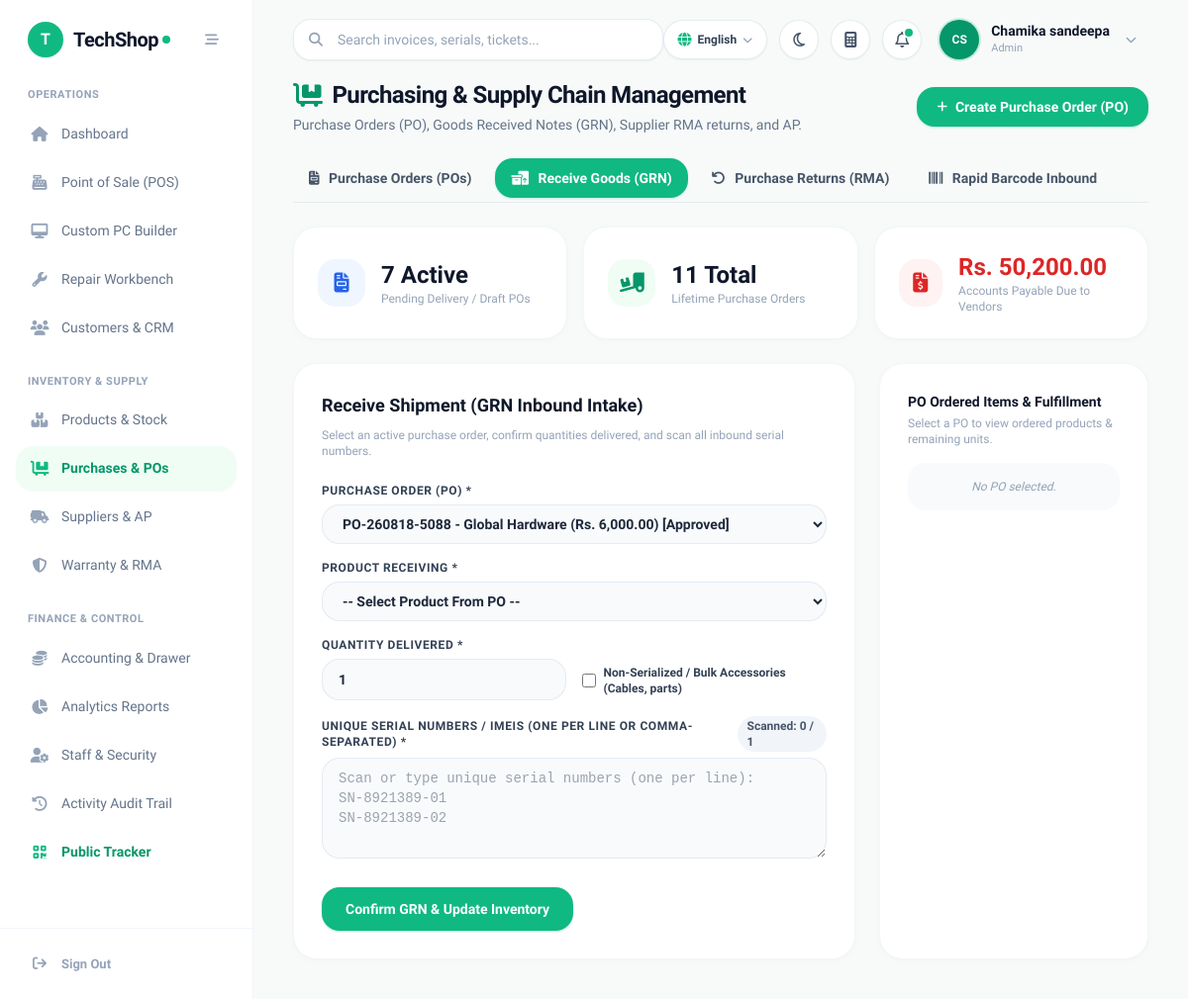
The app's page /pages/purchases.php?tab=grn&po_id=14 (signed in) with its own data.
### tables this page shows
CREATE TABLE IF NOT EXISTS `settings` (
  `setting_key` varchar(50) NOT NULL,
  `setting_value` text,
  `created_at` timestamp NULL DEFAULT CURRENT_TIMESTAMP,
  `updated_at` timestamp NULL DEFAULT CURRENT_TIMESTAMP ON UPDATE CURRENT_TIMESTAMP,
  PRIMARY KEY (`setting_key`)
);

CREATE TABLE IF NOT EXISTS `users` (
  `id` bigint unsigned NOT NULL AUTO_INCREMENT,
  `name` varchar(255) NOT NULL,
  `email` varchar(255) NOT NULL,
  `password` varchar(255) NOT NULL,
  `role` varchar(50) NOT NULL DEFAULT 'Cashier',
  `status` tinyint(1) NOT NULL DEFAULT '1',
  `created_at` timestamp NULL DEFAULT CURRENT_TIMESTAMP,
  `updated_at` timestamp NULL DEFAULT CURRENT_TIMESTAMP ON UPDATE CURRENT_TIMESTAMP,
  `phone` varchar(30) DEFAULT NULL,
  `branch_id` int unsigned NOT NULL DEFAULT '1',
  PRIMARY KEY (`id`),
  UNIQUE KEY `email` (`email`)
);

### pages/purchases.php (the view, shortened to what the rows shown need)
<?php
require_once '../includes/db.php';
require_once '../includes/auth.php';
enforce_page_access('purchases.php');
require_once '../includes/header.php';
$tab = $_GET['tab'] ?? 'pos';
$total_ap_due = 0.0;
if ($pdo) {
    try {
        $stmt_ap = $pdo->query("SELECT COALESCE(SUM(balance_due), 0) FROM suppliers");
        $total_ap_due = (float)$stmt_ap->fetchColumn();
        try {
            $stmt_curr = $pdo->query("SELECT setting_value FROM settings WHERE setting_key = 'currency_symbol' LIMIT 1");
            $curr_val = $stmt_curr->fetchColumn();
            if ($curr_val !== false && $curr_val !== '') {
                $currency_symbol = $curr_val;
            }
        } catch (Exception $e_curr) {}
    } catch (Exception $e) {}
}
?>
<div class="space-y-6 max-w-7xl mx-auto">
    <div class="flex flex-col sm:flex-row sm:items-center justify-between gap-4">
        <div>
            <h1 class="text-2xl font-bold text-slate-900 tracking-tight flex items-center gap-2.5">
                <i class="fa-solid fa-cart-flatbed text-emerald-600"></i>
                <span>Purchasing & Supply Chain Management</span>
            </h1>
        </div>
    </div>
    <div class="grid grid-cols-1 sm:grid-cols-3 gap-4">
        <div class="bg-white rounded-3xl p-6 shadow-card border border-slate-100/90 flex items-center gap-4">
            <div>
                <h3 class="text-2xl font-extrabold text-red-600"><?php echo htmlspecialchars($currency_symbol); ?> <?php echo number_format($total_ap_due, 2); ?></h3>
                <p class="text-xs text-slate-400 font-medium">Accounts Payable Due to Vendors</p>
            </div>
        </div>
    </div>
    <?php if ($tab === 'grn'): ?>
    <div class="grid grid-cols-1 lg:grid-cols-3 gap-6">
        <div class="lg:col-span-2 bg-white rounded-3xl shadow-card border border-slate-100/90 p-6 sm:p-7">
            <h2 class="text-lg font-bold text-slate-900 mb-2">Receive Shipment (GRN Inbound Intake)</h2>
        </div>
    </div>
    <?php endif; ?>
</div>
<?php require_once '../includes/footer.php'; ?>

### includes/header.php (shortened to what the rows shown need)
<?php
require_once __DIR__ . '/auth.php';
require_once __DIR__ . '/lang.php';
$user = $_SESSION['user'];
$role = $user['role'] ?? 'Cashier';
        ?>
        <?php
function isActive($page) {
    $current = basename($_SERVER['PHP_SELF']);
    if ($current === $page || strpos($_SERVER['REQUEST_URI'], $page) !== false) {
        return 'bg-emerald-50 text-emerald-600 font-semibold shadow-sm shadow-emerald-500/5';
    }
    return 'text-slate-500 hover:text-slate-900 hover:bg-slate-50/80 font-medium';
}
function getIconColor($page) {
    $current = basename($_SERVER['PHP_SELF']);
    if ($current === $page || strpos($_SERVER['REQUEST_URI'], $page) !== false) {
        return 'text-emerald-500';
    }
    return 'text-slate-400 group-hover:text-slate-600';
}
$sys_name = 'TechShop';
$sys_logo = '';
if (isset($pdo) && $pdo) {
    try {
        $stmt_h = $pdo->query("SELECT setting_key, setting_value FROM settings WHERE setting_key IN ('system_name', 'shop_logo', 'currency_symbol', 'shop_currency', 'supported_currencies_json')");
        while ($row = $stmt_h->fetch()) {
            if ($row['setting_key'] === 'system_name' && !empty($row['setting_value'])) $sys_name = $row['setting_value'];
        }
    } catch (\Exception $e) {}
}
$user_name = $user['name'] ?? 'Staff User';
$user_role = $user['role'] ?? 'Cashier';
$name_parts = explode(' ', trim($user_name));
$initials = strtoupper(substr($name_parts[0] ?? 'U', 0, 1) . (isset($name_parts[1]) ? substr($name_parts[1], 0, 1) : ''));
?>
<!DOCTYPE html>
<html lang="en" class="h-full">
<head>
    <script src="https://cdn.tailwindcss.com"></script>
    <link rel="stylesheet" href="https://cdnjs.cloudflare.com/ajax/libs/font-awesome/6.5.1/css/all.min.css">
</head>
<body class="bg-[#F7FAF8] text-slate-800 font-sans flex h-screen overflow-hidden antialiased">
    <aside id="mainSidebar" class="w-64 bg-white border-r border-slate-100/90 flex flex-col fixed md:static inset-y-0 left-0 z-50 transform -translate-x-full md:translate-x-0 transition-transform duration-200 ease-in-out">
        <div class="h-20 flex items-center justify-between px-7">
            <a href="dashboard.php" class="flex items-center gap-2.5 group">
                <?php if ($sys_logo): ?>
                    <img src="../uploads/logo/<?php echo htmlspecialchars($sys_logo); ?>" alt="Logo" class="h-9 w-9 object-contain rounded-xl">
                <?php else: ?>
                    <div class="w-9 h-9 rounded-2xl bg-emerald-500 text-white flex items-center justify-center font-black text-base shadow-sm shadow-emerald-500/20">
                        <?php echo strtoupper(substr($sys_name, 0, 1)); ?>
                    </div>
                <?php endif; ?>
                <div class="flex items-center tracking-tight">
                    <span class="text-xl font-bold text-slate-900 tracking-tight"><?php echo htmlspecialchars($sys_name); ?></span>
                    <span class="w-2 h-2 rounded-full bg-emerald-500 ml-1 inline-block"></span>
                </div>
            </a>
        </div>
        <nav class="flex-1 overflow-y-auto px-4 py-2 space-y-6">
            <div>
                <p class="text-[11px] font-bold uppercase tracking-wider text-slate-400 px-3 mb-2"><?php echo __('nav_operations'); ?></p>
                <div class="space-y-1">
                    <a href="dashboard.php" class="sidebar-item flex items-center px-3.5 py-3 rounded-2xl group <?php echo isActive('dashboard.php'); ?>">
                        <i class="fa-solid fa-house w-5 text-center text-[15px] <?php echo getIconColor('dashboard.php'); ?>"></i>
                        <span class="ml-3 text-[14px]"><?php echo __('nav_dashboard'); ?></span>
                    </a>
                    <?php if (can_access_page('pos.php')): ?>
                    <a href="pos.php" class="sidebar-item flex items-center px-3.5 py-3 rounded-2xl group <?php echo isActive('pos.php'); ?>">
                        <i class="fa-solid fa-cash-register w-5 text-center text-[15px] <?php echo getIconColor('pos.php'); ?>"></i>
                        <span class="ml-3 text-[14px]"><?php echo __('nav_pos'); ?></span>
                    </a>
                    <a href="build_pc.php" class="sidebar-item flex items-center px-3.5 py-3 rounded-2xl group <?php echo isActive('build_pc.php'); ?>">
                        <i class="fa-solid fa-desktop w-5 text-center text-[15px] <?php echo getIconColor('build_pc.php'); ?>"></i>
                        <span class="ml-3 text-[14px]"><?php echo __('nav_pc_builder'); ?></span>
                    </a>
                    <?php endif; ?>
                    <?php if (can_access_page('repairs.php')): ?>
                    <a href="repairs.php" class="sidebar-item flex items-center px-3.5 py-3 rounded-2xl group <?php echo isActive('repairs.php'); ?>">
                        <i class="fa-solid fa-wrench w-5 text-center text-[15px] <?php echo getIconColor('repairs.php'); ?>"></i>
                        <span class="ml-3 text-[14px]"><?php echo __('nav_repairs'); ?></span>
                    </a>
                    <?php endif; ?>
                    <?php if (can_access_page('customers.php')): ?>
                    <a href="customers.php" class="sidebar-item flex items-center px-3.5 py-3 rounded-2xl group <?php echo isActive('customers.php'); ?>">
                        <i class="fa-solid fa-users w-5 text-center text-[15px] <?php echo getIconColor('customers.php'); ?>"></i>
                        <span class="ml-3 text-[14px]"><?php echo __('nav_customers'); ?></span>
                    </a>
                    <?php endif; ?>
                </div>
            </div>
            <div>
                <p class="text-[11px] font-bold uppercase tracking-wider text-slate-400 px-3 mb-2"><?php echo __('nav_inventory_supply'); ?></p>
                <div class="space-y-1">
                    <?php if (can_access_page('products.php')): ?>
                    <a href="products.php" class="sidebar-item flex items-center px-3.5 py-3 rounded-2xl group <?php echo isActive('products.php'); ?>">
                        <i class="fa-solid fa-boxes-stacked w-5 text-center text-[15px] <?php echo getIconColor('products.php'); ?>"></i>
                        <span class="ml-3 text-[14px]"><?php echo __('nav_products'); ?></span>
                    </a>
                    <?php endif; ?>
                    <?php if (can_access_page('purchases.php')): ?>
                    <a href="purchases.php" class="sidebar-item flex items-center px-3.5 py-3 rounded-2xl group <?php echo isActive('purchases.php'); ?>">
                        <i class="fa-solid fa-cart-flatbed w-5 text-center text-[15px] <?php echo getIconColor('purchases.php'); ?>"></i>
                        <span class="ml-3 text-[14px]"><?php echo __('nav_purchases'); ?></span>
                    </a>
                    <?php endif; ?>
                    <?php if (can_access_page('suppliers.php')): ?>
                    <a href="suppliers.php" class="sidebar-item flex items-center px-3.5 py-3 rounded-2xl group <?php echo isActive('suppliers.php'); ?>">
                        <i class="fa-solid fa-truck-field w-5 text-center text-[15px] <?php echo getIconColor('suppliers.php'); ?>"></i>
                        <span class="ml-3 text-[14px]"><?php echo __('nav_suppliers'); ?></span>
                    </a>
                    <?php endif; ?>
                    <?php if (can_access_page('warranty.php')): ?>
                    <a href="warranty.php" class="sidebar-item flex items-center px-3.5 py-3 rounded-2xl group <?php echo isActive('warranty.php'); ?>">
                        <i class="fa-solid fa-shield-halved w-5 text-center text-[15px] <?php echo getIconColor('warranty.php'); ?>"></i>
                        <span class="ml-3 text-[14px]"><?php echo __('nav_warranty'); ?></span>
                    </a>
                    <?php endif; ?>
                </div>
            </div>
            <div>
                <p class="text-[11px] font-bold uppercase tracking-wider text-slate-400 px-3 mb-2"><?php echo __('nav_finance_control'); ?></p>
                <div class="space-y-1">
                    <?php if (can_access_page('accounting.php')): ?>
                    <a href="accounting.php" class="sidebar-item flex items-center px-3.5 py-3 rounded-2xl group <?php echo isActive('accounting.php'); ?>">
                        <i class="fa-solid fa-coins w-5 text-center text-[15px] <?php echo getIconColor('accounting.php'); ?>"></i>
                        <span class="ml-3 text-[14px]"><?php echo __('nav_accounting'); ?></span>
                    </a>
                    <?php endif; ?>
                    <?php if (can_access_page('reports.php')): ?>
                    <a href="reports.php" class="sidebar-item flex items-center px-3.5 py-3 rounded-2xl group <?php echo isActive('reports.php'); ?>">
                        <i class="fa-solid fa-chart-pie w-5 text-center text-[15px] <?php echo getIconColor('reports.php'); ?>"></i>
                        <span class="ml-3 text-[14px]"><?php echo __('nav_reports'); ?></span>
                    </a>
                    <?php endif; ?>
                    <?php if (in_array($role, ['Admin', 'Manager', 'SuperAdmin'], true)): ?>
                    <a href="users.php" class="sidebar-item flex items-center px-3.5 py-3 rounded-2xl group <?php echo isActive('users.php'); ?>">
                        <i class="fa-solid fa-user-gear w-5 text-center text-[15px] <?php echo getIconColor('users.php'); ?>"></i>
                        <span class="ml-3 text-[14px]"><?php echo __('nav_staff'); ?></span>
                    </a>
                    <a href="audit_log.php" class="sidebar-item flex items-center px-3.5 py-3 rounded-2xl group <?php echo isActive('audit_log.php'); ?>">
                        <i class="fa-solid fa-clock-rotate-left w-5 text-center text-[15px] <?php echo getIconColor('audit_log.php'); ?>"></i>
                        <span class="ml-3 text-[14px]"><?php echo __('nav_audit'); ?></span>
                    </a>
                    <?php endif; ?>
                    <a href="track.php" target="_blank" class="sidebar-item flex items-center px-3.5 py-3 rounded-2xl group text-emerald-600 hover:bg-emerald-50/80 font-bold">
                    </a>
                </div>
            </div>
        </nav>
        <div class="p-4 border-t border-slate-100">
            <a href="../logout.php" class="flex items-center px-3.5 py-2.5 text-slate-400 hover:text-red-500 hover:bg-red-50/60 rounded-2xl transition-all">
                <i class="fa-solid fa-arrow-right-from-bracket w-5 text-center text-[14px]"></i>
                <span class="ml-3 text-[13px] font-semibold"><?php echo __('nav_sign_out'); ?></span>
            </a>
        </div>
    </aside>
    <main class="flex-1 flex flex-col h-screen overflow-hidden bg-[#F7FAF8]">
        <header class="h-20 bg-transparent flex items-center justify-between px-6 lg:px-10 z-20 shrink-0">
            <div class="flex items-center gap-4 flex-1">
                <div class="relative w-full max-w-sm hidden sm:block">
                    <input
                        type="text"
                        id="globalSearchInput"
                        placeholder="<?php echo __('hdr_search_placeholder', 'Search anything (F2)...'); ?>"
                        class="w-full pl-11 pr-4 py-2.5 bg-white border border-slate-200/80 rounded-2xl text-sm font-medium text-slate-800 placeholder-slate-400 focus:outline-none focus:ring-2 focus:ring-emerald-500/20 focus:border-emerald-500 shadow-sm transition-all"
                        onkeyup="handleGlobalSearch(event)"
                    >
                </div>
            </div>
            <div class="flex items-center space-x-2 sm:space-x-3">
                <div class="relative">
                    <button id="userMenuBtn" onclick="toggleUserMenu()" class="flex items-center gap-3 p-1.5 pr-3 rounded-full hover:bg-white transition-all">
                        <div class="w-10 h-10 rounded-full bg-emerald-600 text-white font-extrabold flex items-center justify-center text-xs shadow-sm ring-2 ring-emerald-500/20">
                            <?php echo htmlspecialchars($initials); ?>
                        </div>
                        <div class="text-left hidden md:block">
                            <div class="text-sm font-bold text-slate-900 leading-tight"><?php echo htmlspecialchars($user_name); ?></div>
                            <div class="text-[11px] font-medium text-slate-400"><?php echo htmlspecialchars($user_role); ?></div>
                        </div>
                        <i class="fa-solid fa-chevron-down text-slate-400 text-[11px] ml-1"></i>
                    </button>
                </div>
            </div>
        </header>
        <div class="flex-1 overflow-y-auto px-6 lg:px-10 pb-10">

### records on screen
settings: setting_value "T", setting_value "TechShop"
settings: setting_value "OPERATIONS", setting_value "Dashboard", setting_value "Point of Sale (POS)", setting_value "Custom PC Builder", setting_value "Repair Workbench", setting_value "Customers & CRM", setting_value "INVENTORY & SUPPLY", setting_value "Products & Stock", setting_value "Purchases & POs", setting_value "Suppliers & AP", setting_value "Warranty & RMA", setting_value "FINANCE & CONTROL", setting_value "Accounting & Drawer", setting_value "Analytics Reports", setting_value "Staff & Security", setting_value "Activity Audit Trail", setting_value "Sign Out"
users: name "CS", name "Chamika sandeepa", role "Admin"
settings: setting_value "Rs."

### other values on screen
$pending_po_count "7"
$total_po_count "11"
$total_ap_due "50,200.00"
form field po_id "PO-260818-5088 - Global Hardware (Rs. 6,000.00) [Approved]"
